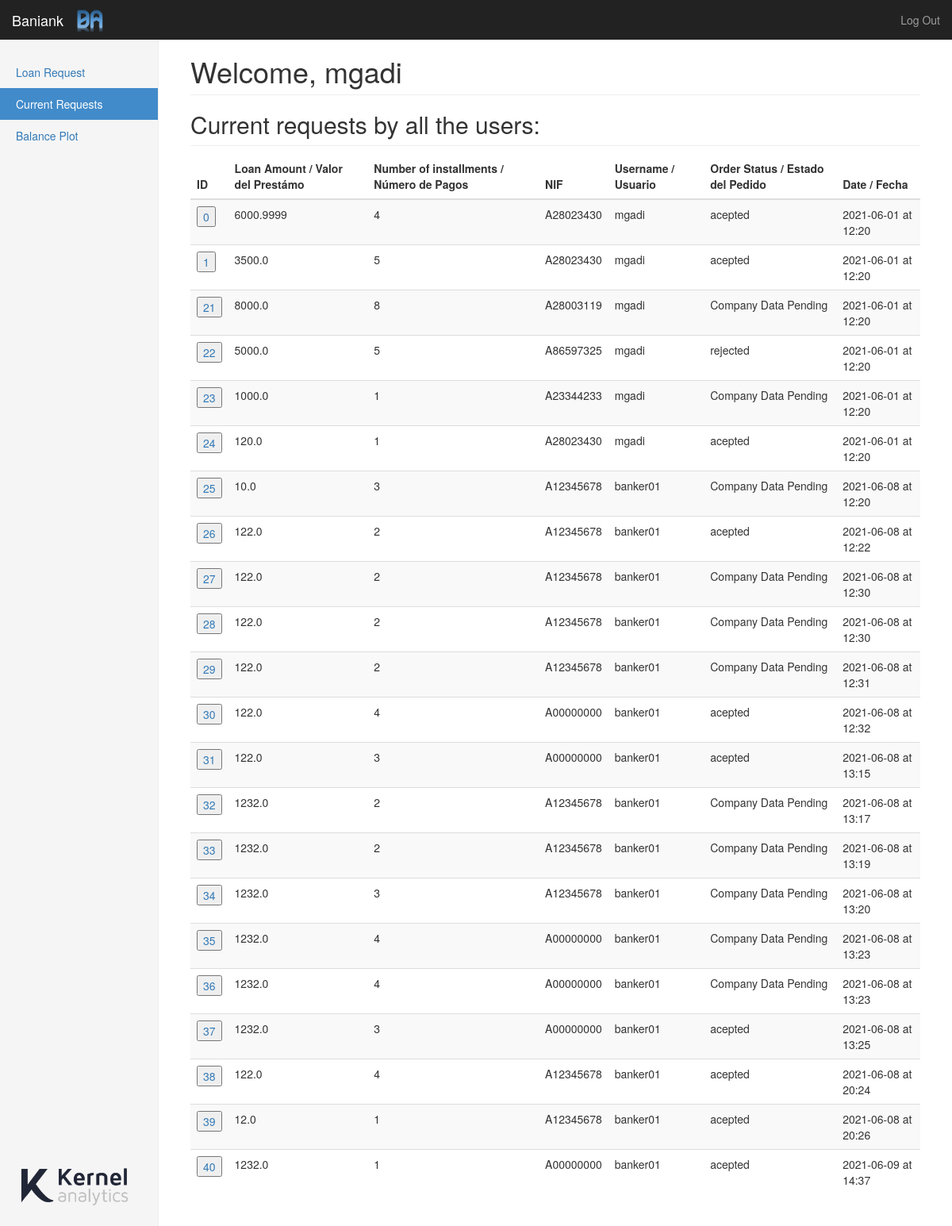
/currents (signed in), run on the app's committed database.
### app.py (models this page shows)
class User(UserMixin, db.Model):
    id = db.Column(db.Integer, primary_key=True)
    username = db.Column(db.String(15), unique=True)
    email = db.Column(db.String(50), unique=True)
    password = db.Column(db.String(80))
    profile = db.Column(db.String(80), default='customer')

class Loan(UserMixin, db.Model):
    id = db.Column(db.Integer, primary_key=True)
    loan_amount = db.Column(db.Float())
    number_of_installments = db.Column(db.Integer())
    username = db.Column(db.String(15))
    nif = db.Column(db.String(9))
    status = db.Column(db.String(15))
    monthly_payment = db.Column(db.Float())
    data_timestamp = db.Column(db.DateTime, default=datetime.utcnow)

### app.py (the view)
@app.route('/currents')
@login_required
def currents():
    order_history = Loan.query.all()
    return render_template('currents.html', \
                            rows=order_history, \
                            name=current_user.username, \
                            bank_name=BANK_NAME)

### app.py (called while the page is built)
@login_manager.user_loader
def load_user(user_id):
    return User.query.get(int(user_id))

### templates/currents.html (shortened to what this page needs)
{% extends "bootstrap/base.html" %}
{% import "bootstrap/wtf.html" as wtf %}
{% block styles %}
{{super()}}
<link rel="stylesheet" href="{{url_for('.static', filename='dashboard.css')}}">
{% endblock %}
{% block content %}
    <nav class="navbar navbar-inverse navbar-fixed-top">
      <div class="container-fluid">
        <div class="navbar-header">
          <img src="{{url_for('.static', filename='logo.png')}}" alt="Baniank logo" height="40" >
          <div class="navbar-brand">{{bank_name}}</div>
        </div>
        <div id="navbar" class="navbar-collapse collapse">
          <ul class="nav navbar-nav navbar-right">
            <li><a href="{{ url_for('logout') }}">Log Out</a></li>
          </ul>
        </div>
      </div>
    </nav>
    <div class="container-fluid">
      <div class="row">
        <div class="col-sm-3 col-md-2 sidebar">
          <ul class="nav nav-sidebar">
            <li class="inactive"><a href="/loan">Loan Request<span class="sr-only">(current)</span></a></li>
            <li class="active"><a href="/currents">Current Requests<span class="sr-only">(current)</span></a></li>
            <li class="inactive"><a href="/balance_plot">Balance Plot<span class="sr-only">(current)</span></a></li>
          </ul>
          <div style="position: absolute; bottom: 20px;"><img src="{{url_for('.static', filename='ka-complete.png')}}" width="150px"></div>
        </div>
        <div class="col-sm-9 col-sm-offset-3 col-md-10 col-md-offset-2 main">
          <h1 class="page-header">Welcome, {{ name }}</h1>
           <h2 class="sub-header">Current requests by all the users:</h2>
           <div class="table-responsive">
            <table id="myTable" class="table table-striped">
              <thead>
                <tr>
                  <th>ID</th>
                  <th>Loan Amount / Valor del Prestámo</th>
                  <th>Number of installments / Número de Pagos</th>
                  <th>NIF</th>
                  <th>Username / Usuario</th>
                  <th>Order Status / Estado del Pedido</th>
                  <th>Date / Fecha</th>
                </tr>
              </thead>
              <tbody>
                {% for row in rows %}
                <tr>
                    <td><a><form action="/loan" method="POST">
                        <input type="submit" value={{ row.id }}>
                    </form> </a></td>
                    <td> {{ row.loan_amount }}</td>
                    <td> {{ row.number_of_installments }} </td>
                    <td> {{ row.nif }} </td>
                    <td> {{ row.username }} </td>
                    <td> {{ row.status }} </td>
                    <td> {{ row.data_timestamp.strftime('%Y-%m-%d at %H:%M') }} </td>
                </tr>
                {% endfor %}
              </tbody>
            </table>
          </div>
        </div>
      </div>
    </div>
{% endblock %}

### static/dashboard.css (style rules this page uses)
body { padding-top: 50px; }
img { padding-top: 10px; }
.sub-header { padding-bottom: 10px; border-bottom: 1px solid #eee; }
.navbar-fixed-top { border: 0; }
.sidebar { display: none; }
@media (min-width: 768px) { .sidebar { position: fixed; top: 51px; bottom: 0; left: 0; z-index: 1000; display: block; padding: 20px; overflow-x: hidden; overflow-y: auto; background-color: #f5f5f5; border-right: 1px solid #eee; } }
.nav-sidebar { margin-right: -21px; margin-bottom: 20px; margin-left: -20px; }
.nav-sidebar > li > a { padding-right: 20px; padding-left: 20px; }
.nav-sidebar > .active > a, .nav-sidebar > .active > a:hover, .nav-sidebar > .active > a:focus { color: #fff; background-color: #428bca; }
.main { padding: 20px; }
@media (min-width: 768px) { .main { padding-right: 40px; padding-left: 40px; } }
.main .page-header { margin-top: 0; }

### data on the page
User: username "mgadi"
Loan: id "0", loan_amount "6000.9999", number_of_installments "4", nif "A28023430", username "mgadi", status "acepted", data_timestamp "2021-06-01 at 12:20"
Loan: id "1", loan_amount "3500.0", number_of_installments "5", nif "A28023430", username "mgadi", status "acepted", data_timestamp "2021-06-01 at 12:20"
Loan: id "21", loan_amount "8000.0", number_of_installments "8", nif "A28003119", username "mgadi", status "Company Data Pending", data_timestamp "2021-06-01 at 12:20"
Loan: id "22", loan_amount "5000.0", number_of_installments "5", nif "A86597325", username "mgadi", status "rejected", data_timestamp "2021-06-01 at 12:20"
Loan: id "23", loan_amount "1000.0", number_of_installments "1", nif "A23344233", username "mgadi", status "Company Data Pending", data_timestamp "2021-06-01 at 12:20"
Loan: id "24", loan_amount "120.0", number_of_installments "1", nif "A28023430", username "mgadi", status "acepted", data_timestamp "2021-06-01 at 12:20"
Loan: id "25", loan_amount "10.0", number_of_installments "3", nif "A12345678", username "banker01", status "Company Data Pending", data_timestamp "2021-06-08 at 12:20"
Loan: id "26", loan_amount "122.0", number_of_installments "2", nif "A12345678", username "banker01", status "acepted", data_timestamp "2021-06-08 at 12:22"
Loan: id "27", loan_amount "122.0", number_of_installments "2", nif "A12345678", username "banker01", status "Company Data Pending", data_timestamp "2021-06-08 at 12:30"
Loan: id "28", loan_amount "122.0", number_of_installments "2", nif "A12345678", username "banker01", status "Company Data Pending", data_timestamp "2021-06-08 at 12:30"
Loan: id "29", loan_amount "122.0", number_of_installments "2", nif "A12345678", username "banker01", status "Company Data Pending", data_timestamp "2021-06-08 at 12:31"
Loan: id "30", loan_amount "122.0", number_of_installments "4", nif "A00000000", username "banker01", status "acepted", data_timestamp "2021-06-08 at 12:32"
Loan: id "31", loan_amount "122.0", number_of_installments "3", nif "A00000000", username "banker01", status "acepted", data_timestamp "2021-06-08 at 13:15"
Loan: id "32", loan_amount "1232.0", number_of_installments "2", nif "A12345678", username "banker01", status "Company Data Pending", data_timestamp "2021-06-08 at 13:17"
Loan: id "33", loan_amount "1232.0", number_of_installments "2", nif "A12345678", username "banker01", status "Company Data Pending", data_timestamp "2021-06-08 at 13:19"
Loan: id "34", loan_amount "1232.0", number_of_installments "3", nif "A12345678", username "banker01", status "Company Data Pending", data_timestamp "2021-06-08 at 13:20"
Loan: id "35", loan_amount "1232.0", number_of_installments "4", nif "A00000000", username "banker01", status "Company Data Pending", data_timestamp "2021-06-08 at 13:23"
Loan: id "36", loan_amount "1232.0", number_of_installments "4", nif "A00000000", username "banker01", status "Company Data Pending", data_timestamp "2021-06-08 at 13:23"
Loan: id "37", loan_amount "1232.0", number_of_installments "3", nif "A00000000", username "banker01", status "acepted", data_timestamp "2021-06-08 at 13:25"
Loan: id "38", loan_amount "122.0", number_of_installments "4", nif "A12345678", username "banker01", status "acepted", data_timestamp "2021-06-08 at 20:24"
Loan: id "39", loan_amount "12.0", number_of_installments "1", nif "A12345678", username "banker01", status "acepted", data_timestamp "2021-06-08 at 20:26"
Loan: id "40", loan_amount "1232.0", number_of_installments "1", nif "A00000000", username "banker01", status "acepted", data_timestamp "2021-06-09 at 14:37"

### other printed values
{{ bank_name }} "Baniank"
